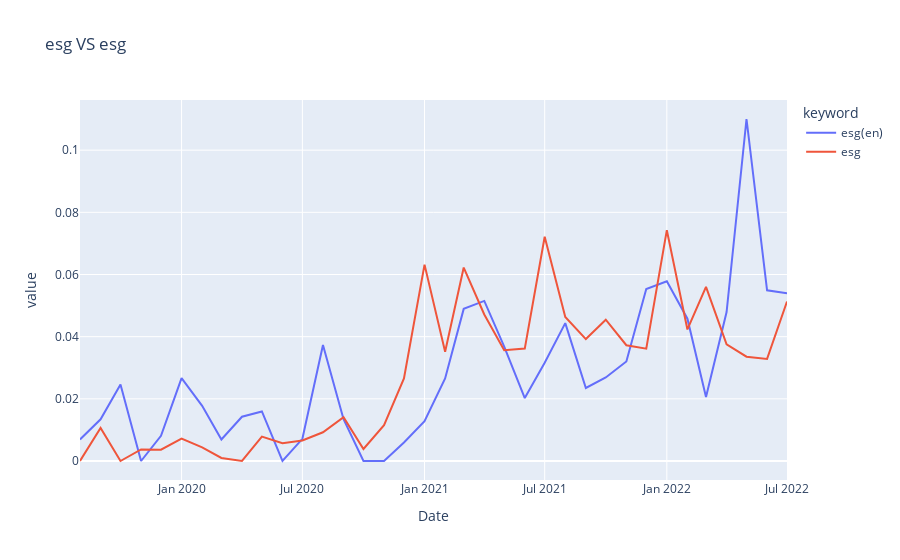

The notebook cell this image was saved under:
### Code cell
key_k = 'esg'
key_e = 'esg'
keyCmp(key_k,key_e,df_ks.iloc[:,12:],df_es)
